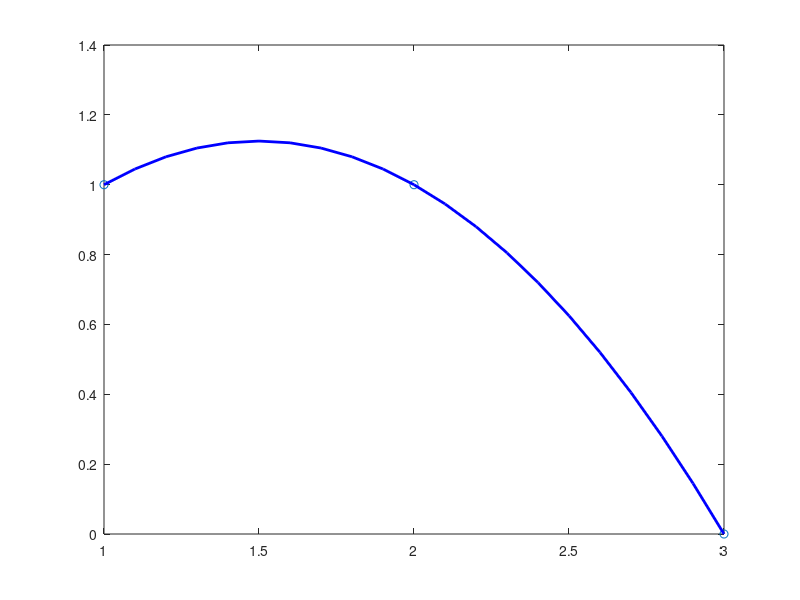

Write the MATLAB code that produced this figure. (Note: this script raises an error after producing the figure.)

% set up plot
figure(1);
title(''); ylabel('y'); xlabel('x');


% matlab's built in method
x = [1 2 3];
y = [1 1 0];
xx=1:0.1:3;
yy = spline(x,y,xx);
plot(x,y,'o',xx,yy,'b-','LineWidth',2); hold on;

% our plot (using the following vals+foos)


% to solve for our 4 unknowns, we need two more equations:
% s1''(x0) = 0 -> 6*d0*(-1+x) = 0, x = 1? 
% s2''(xn) = 0 -> -1.5+6*d1*(-2+x) = 0, x = 3?


%syms b0 b1;

%d1 = 1/4;
%d0 = 0;


%s0 = @(x,b0,d0) 1 + b0.*(x-1) + d0.*(x-1).^3;
%s1 = @(x,b1,d1) 1 + b1.*(x-2) - (.75).*(x-2).^2 + d1.*(x-2).^3;

%s0pp = @(x,d0) 6*d0*(-1+x);
%s1pp = @(x,d1) -1.5+6*d1*(-2+x);

%x0 = 1; xn = 3;

%S = solve(s0(1,b0,d0) == 1, s0(2,b0,d0) == 1, s1(2,b1,d1) == 1, s1(3,b1,d1) == 0, s0pp(x0,d0) == 0, s1pp(xn,d1) == 0);

d0 = 0;
d1 = 1/4;
b0 = 0;
b1 = -1/2;

x0=1:0.1:2;
s0 = @(x) 1 + b0.*(x-1) + d0.*(x-1).^3;
plot(x0,s0(x1),'g-','LineWidth',2); hold on;

x1=2:0.1:3;
s1 = @(x) 1 + b1.*(x-2) - (.75).*(x-2).^2 + d1.*(x-2).^3;
plot(x1,s1(x2),'r-','LineWidth',2); 






